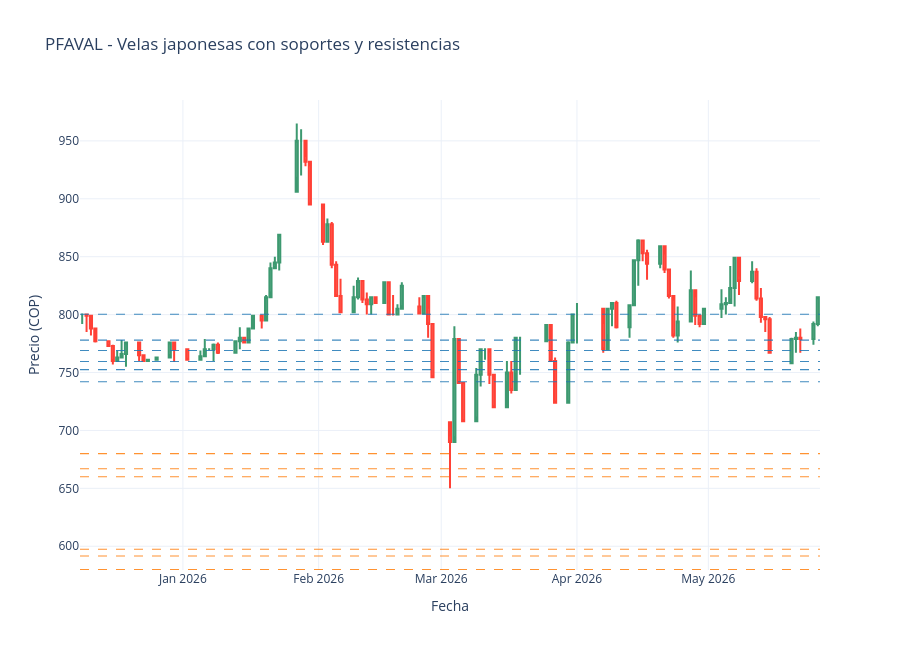

Notebook source saved alongside this figure:
### Markdown cell above
# Gráfica de velas

### Code cell
# Soportes y resistencias + velas japonesas usando df_eval (Plotly)

def detectar_soportes_resistencias(
    df, ventana=3, tolerancia_pct=0.007, max_niveles=6,
    graficar=False, ultimas_barras=120
 ):
    """
    Detecta niveles por pivotes locales y agrupa precios cercanos.
    - ventana: barras a izquierda/derecha para definir pivote
    - tolerancia_pct: umbral de agrupacion (0.007 = 0.7%)
    - graficar: si True, muestra velas + niveles con Plotly
    """
    data = df.sort_values("Fecha").reset_index(drop=True).copy()

    lows = data["Precio mínimo"].values
    highs = data["Precio máximo"].values

    soportes_raw = []
    resistencias_raw = []

    for i in range(ventana, len(data) - ventana):
        low_win = lows[i - ventana : i + ventana + 1]
        high_win = highs[i - ventana : i + ventana + 1]

        if lows[i] == low_win.min():
            soportes_raw.append(float(lows[i]))
        if highs[i] == high_win.max():
            resistencias_raw.append(float(highs[i]))

    def agrupar_niveles(niveles):
        if not niveles:
            return []
        niveles = sorted(niveles)
        grupos = [[niveles[0]]]

        for nivel in niveles[1:]:
            media_grupo = sum(grupos[-1]) / len(grupos[-1])
            if abs(nivel - media_grupo) / media_grupo <= tolerancia_pct:
                grupos[-1].append(nivel)
            else:
                grupos.append([nivel])

        # Centro de cada grupo
        centros = [sum(g) / len(g) for g in grupos]
        return centros

    soportes = agrupar_niveles(soportes_raw)
    resistencias = agrupar_niveles(resistencias_raw)

    # Nos quedamos con niveles mas representativos en el rango de precios
    cierre_min = float(data["Precio cierre"].min())
    cierre_max = float(data["Precio cierre"].max())

    soportes = [s for s in soportes if s <= cierre_max]
    resistencias = [r for r in resistencias if r >= cierre_min]

    # Limitar cantidad para no saturar la grafica
    soportes = sorted(soportes)[-max_niveles:]
    resistencias = sorted(resistencias)[:max_niveles]

    if graficar:
        data_plot = data.tail(ultimas_barras).copy()
        data_plot["Open"] = data_plot["Precio cierre"].shift(1)
        data_plot.iloc[0, data_plot.columns.get_loc("Open")] = data_plot.iloc[0]["Precio cierre"]

        fig = go.Figure(
            data=[
                go.Candlestick(
                    x=data_plot["Fecha"],
                    open=data_plot["Open"],
                    high=data_plot["Precio máximo"],
                    low=data_plot["Precio mínimo"],
                    close=data_plot["Precio cierre"],
                    name="Velas"
                )
            ]
        )

        for s in soportes:
            fig.add_hline(y=s, line=dict(color="#1f77b4", width=1.1, dash="dash"), opacity=0.85)
        for r in resistencias:
            fig.add_hline(y=r, line=dict(color="#ff7f0e", width=1.1, dash="dash"), opacity=0.85)

        fig.update_layout(
            title="PFAVAL - Velas japonesas con soportes y resistencias",
            yaxis_title="Precio (COP)",
            xaxis_title="Fecha",
            xaxis_rangeslider_visible=False,
            template="plotly_white",
            height=650
        )
        fig.show()

    return soportes, resistencias


# Ejecutar sobre df_eval
soportes, resistencias = detectar_soportes_resistencias(
    df_eval,
    ventana=3,
    tolerancia_pct=0.007,
    max_niveles=6,
    graficar=True,
    ultimas_barras=120
)

print("Soportes detectados:", [round(s, 2) for s in soportes])
print("Resistencias detectadas:", [round(r, 2) for r in resistencias])

### Figure 1 — Plotly figure (JSON) as saved in the notebook; plotly's stock layout.template omitted (floating-point values rounded to 4 significant figures)
{"data": [{"close": [800.0, 799.0, 788.0, 777.0, 773.0, 760.0, 763.0, 766.0, 776.0, 765.0, 760.0, 761.0, 763.0, 776.0, 770.0, 761.0, 764.0, 770.0, 770.0, 774.0, 767.0, 777.0, 780.0, 776.0, 788.0, 799.0, 795.0, 815.0, 840.0, 845.0, 869.0, NaN, 906.0, 950.0, 950.0, 932.0, 895.0, 863.0, 878.0, 843.0, 816.0, 802.0, 815.0, 829.0, 813.0, 809.0, 815.0, 810.0, 828.0, 800.0, 800.0, 805.0, 825.0, NaN, 807.0, 801.0, 816.0, 792.0, 746.0, NaN, 707.0, 690.0, 779.0, 741.0, 708.0, 748.0, 770.0, 770.0, 748.0, 720.0, 750.0, 735.0, 780.0, 780.0, NaN, 777.0, 791.0, 760.0, 724.0, 776.0, 800.0, 800.0, NaN, NaN, 805.0, 770.0, 805.0, 810.0, 789.0, 808.0, 847.0, 864.0, 853.0, 844.0, 859.0, 839.0, 816.0, 782.0, 794.0, 821.0, 799.0, 792.0, 805.0, 809.0, 810.0, 823.0, 849.0, 829.0, 837.0, 814.0, 798.0, 796.0, 767.0, NaN, 758.0, 779.0, 780.0, 779.0, 792.0, 815.0], "high": [801.0, 799.0, 788.0, 777.0, 777.0, 774.0, 769.0, 778.0, 776.0, 765.0, 762.0, 761.0, 763.0, 776.0, 770.0, 770.0, 769.0, 779.0, 770.0, 775.0, 776.0, 777.0, 789.0, 780.0, 788.0, 799.0, 800.0, 817.0, 845.0, 850.0, 869.0, 930.0, 906.0, 965.0, 960.0, 936.0, 928.0, 891.0, 883.0, 880.0, 846.0, 831.0, 825.0, 832.0, 829.0, 819.0, 815.0, 810.0, 828.0, 827.0, 817.0, 809.0, 828.0, 825.0, 849.0, 815.0, 816.0, 805.0, 792.0, 800.0, 741.0, 695.0, 790.0, 753.0, 741.0, 754.0, 770.0, 770.0, 767.0, 744.0, 760.0, 760.0, 780.0, 780.0, 785.0, 781.0, 792.0, 779.0, 763.0, 777.0, 800.0, 810.0, NaN, NaN, 805.0, 792.0, 805.0, 810.0, 812.0, 808.0, 847.0, 865.0, 864.0, 856.0, 859.0, 852.0, 838.0, 812.0, 807.0, 838.0, 815.0, 800.0, 805.0, 822.0, 815.0, 842.0, 849.0, 833.0, 846.0, 840.0, 823.0, 798.0, 798.0, NaN, 793.0, 780.0, 785.0, 788.0, 794.0, 815.0], "low": [792.0, 785.0, 782.0, 776.0, 772.0, 757.0, 761.0, 766.0, 755.0, 760.0, 760.0, 760.0, 762.0, 766.0, 759.0, 761.0, 761.0, 770.0, 770.0, 760.0, 766.0, 767.0, 770.0, 776.0, 776.0, 799.0, 788.0, 799.0, 820.0, 842.0, 838.0, 930.0, 865.0, 919.0, 920.0, 928.0, 895.0, 860.0, 863.0, 840.0, 816.0, 802.0, 804.0, 813.0, 810.0, 800.0, 800.0, 810.0, 828.0, 800.0, 800.0, 800.0, 808.0, 825.0, 806.0, 800.0, 800.0, 780.0, 746.0, 800.0, 693.0, 650.0, 695.0, 740.0, 708.0, 712.0, 738.0, 761.0, 740.0, 720.0, 743.0, 732.0, 750.0, 748.0, 772.0, 752.0, 790.0, 760.0, 724.0, 726.0, 775.0, 775.0, NaN, NaN, 771.0, 767.0, 783.0, 790.0, 788.0, 780.0, 810.0, 825.0, 846.0, 830.0, 840.0, 836.0, 814.0, 780.0, 776.0, 795.0, 791.0, 789.0, 791.0, 797.0, 800.0, 814.0, 807.0, 817.0, 827.0, 812.0, 793.0, 785.0, 767.0, NaN, 753.0, 759.0, 767.0, 767.0, 774.0, 790.0], "name": "Velas", "open": [800.0, 800.0, 799.0, 788.0, 777.0, 773.0, 760.0, 763.0, 766.0, 776.0, 765.0, 760.0, 761.0, 763.0, 776.0, 770.0, 761.0, 764.0, 770.0, 770.0, 774.0, 767.0, 777.0, 780.0, 776.0, 788.0, 799.0, 795.0, 815.0, 840.0, 845.0, 869.0, NaN, 906.0, 950.0, 950.0, 932.0, 895.0, 863.0, 878.0, 843.0, 816.0, 802.0, 815.0, 829.0, 813.0, 809.0, 815.0, 810.0, 828.0, 800.0, 800.0, 805.0, 825.0, NaN, 807.0, 801.0, 816.0, 792.0, 746.0, NaN, 707.0, 690.0, 779.0, 741.0, 708.0, 748.0, 770.0, 770.0, 748.0, 720.0, 750.0, 735.0, 780.0, 780.0, NaN, 777.0, 791.0, 760.0, 724.0, 776.0, 800.0, 800.0, NaN, NaN, 805.0, 770.0, 805.0, 810.0, 789.0, 808.0, 847.0, 864.0, 853.0, 844.0, 859.0, 839.0, 816.0, 782.0, 794.0, 821.0, 799.0, 792.0, 805.0, 809.0, 810.0, 823.0, 849.0, 829.0, 837.0, 814.0, 798.0, 796.0, 767.0, NaN, 758.0, 779.0, 780.0, 779.0, 792.0], "type": "candlestick", "x": ["2025-12-09T00:00:00.000000", "2025-12-10T00:00:00.000000", "2025-12-11T00:00:00.000000", "2025-12-12T00:00:00.000000", "2025-12-15T00:00:00.000000", "2025-12-16T00:00:00.000000", "2025-12-17T00:00:00.000000", "2025-12-18T00:00:00.000000", "2025-12-19T00:00:00.000000", "2025-12-22T00:00:00.000000", "2025-12-23T00:00:00.000000", "2025-12-24T00:00:00.000000", "2025-12-26T00:00:00.000000", "2025-12-29T00:00:00.000000", "2025-12-30T00:00:00.000000", "2026-01-02T00:00:00.000000", "2026-01-05T00:00:00.000000", "2026-01-06T00:00:00.000000", "2026-01-07T00:00:00.000000", "2026-01-08T00:00:00.000000", "2026-01-09T00:00:00.000000", "2026-01-13T00:00:00.000000", "2026-01-14T00:00:00.000000", "2026-01-15T00:00:00.000000", "2026-01-16T00:00:00.000000", "2026-01-17T00:00:00.000000", "2026-01-19T00:00:00.000000", "2026-01-20T00:00:00.000000", "2026-01-21T00:00:00.000000", "2026-01-22T00:00:00.000000", "2026-01-23T00:00:00.000000", "2026-01-24T00:00:00.000000", "2026-01-26T00:00:00.000000", "2026-01-27T00:00:00.000000", "2026-01-28T00:00:00.000000", "2026-01-29T00:00:00.000000", "2026-01-30T00:00:00.000000", "2026-02-02T00:00:00.000000", "2026-02-03T00:00:00.000000", "2026-02-04T00:00:00.000000", "2026-02-05T00:00:00.000000", "2026-02-06T00:00:00.000000", "2026-02-09T00:00:00.000000", "2026-02-10T00:00:00.000000", "2026-02-11T00:00:00.000000", "2026-02-12T00:00:00.000000", "2026-02-13T00:00:00.000000", "2026-02-14T00:00:00.000000", "2026-02-16T00:00:00.000000", "2026-02-17T00:00:00.000000", "2026-02-18T00:00:00.000000", "2026-02-19T00:00:00.000000", "2026-02-20T00:00:00.000000", "2026-02-21T00:00:00.000000", "2026-02-23T00:00:00.000000", "2026-02-24T00:00:00.000000", "2026-02-25T00:00:00.000000", "2026-02-26T00:00:00.000000", "2026-02-27T00:00:00.000000", "2026-02-28T00:00:00.000000", "2026-03-02T00:00:00.000000", "2026-03-03T00:00:00.000000", "2026-03-04T00:00:00.000000", "2026-03-05T00:00:00.000000", "2026-03-06T00:00:00.000000", "2026-03-09T00:00:00.000000", "2026-03-10T00:00:00.000000", "2026-03-11T00:00:00.000000", "2026-03-12T00:00:00.000000", "2026-03-13T00:00:00.000000", "2026-03-16T00:00:00.000000", "2026-03-17T00:00:00.000000", "2026-03-18T00:00:00.000000", "2026-03-19T00:00:00.000000", "2026-03-20T00:00:00.000000", "2026-03-24T00:00:00.000000", "2026-03-25T00:00:00.000000", "2026-03-26T00:00:00.000000", "2026-03-27T00:00:00.000000", "2026-03-30T00:00:00.000000", "2026-03-31T00:00:00.000000", "2026-04-01T00:00:00.000000", "2026-04-02T00:00:00.000000", "2026-04-03T00:00:00.000000", "2026-04-06T00:00:00.000000", "2026-04-07T00:00:00.000000", "2026-04-08T00:00:00.000000", "2026-04-09T00:00:00.000000", "2026-04-10T00:00:00.000000", "2026-04-13T00:00:00.000000", "2026-04-14T00:00:00.000000", "2026-04-15T00:00:00.000000", "2026-04-16T00:00:00.000000", "2026-04-17T00:00:00.000000", "2026-04-20T00:00:00.000000", "2026-04-21T00:00:00.000000", "2026-04-22T00:00:00.000000", "2026-04-23T00:00:00.000000", "2026-04-24T00:00:00.000000", "2026-04-27T00:00:00.000000", "2026-04-28T00:00:00.000000", "2026-04-29T00:00:00.000000", "2026-04-30T00:00:00.000000", "2026-05-04T00:00:00.000000", "2026-05-05T00:00:00.000000", "2026-05-06T00:00:00.000000", "2026-05-07T00:00:00.000000", "2026-05-08T00:00:00.000000", "2026-05-11T00:00:00.000000", "2026-05-12T00:00:00.000000", "2026-05-13T00:00:00.000000", "2026-05-14T00:00:00.000000", "2026-05-15T00:00:00.000000", "2026-05-18T00:00:00.000000", "2026-05-19T00:00:00.000000", "2026-05-20T00:00:00.000000", "2026-05-21T00:00:00.000000", "2026-05-22T00:00:00.000000", "2026-05-25T00:00:00.000000", "2026-05-26T00:00:00.000000"]}], "layout": {"height": 650, "shapes": [{"line": {"color": "#1f77b4", "dash": "dash", "width": 1.1}, "opacity": 0.85, "type": "line", "x0": 0, "x1": 1, "xref": "x domain", "y0": 742, "y1": 742, "yref": "y"}, {"line": {"color": "#1f77b4", "dash": "dash", "width": 1.1}, "opacity": 0.85, "type": "line", "x0": 0, "x1": 1, "xref": "x domain", "y0": 752.5, "y1": 752.5, "yref": "y"}, {"line": {"color": "#1f77b4", "dash": "dash", "width": 1.1}, "opacity": 0.85, "type": "line", "x0": 0, "x1": 1, "xref": "x domain", "y0": 759.5, "y1": 759.5, "yref": "y"}, {"line": {"color": "#1f77b4", "dash": "dash", "width": 1.1}, "opacity": 0.85, "type": "line", "x0": 0, "x1": 1, "xref": "x domain", "y0": 769, "y1": 769, "yref": "y"}, {"line": {"color": "#1f77b4", "dash": "dash", "width": 1.1}, "opacity": 0.85, "type": "line", "x0": 0, "x1": 1, "xref": "x domain", "y0": 778, "y1": 778, "yref": "y"}, {"line": {"color": "#1f77b4", "dash": "dash", "width": 1.1}, "opacity": 0.85, "type": "line", "x0": 0, "x1": 1, "xref": "x domain", "y0": 800.3, "y1": 800.3, "yref": "y"}, {"line": {"color": "#ff7f0e", "dash": "dash", "width": 1.1}, "opacity": 0.85, "type": "line", "x0": 0, "x1": 1, "xref": "x domain", "y0": 580, "y1": 580, "yref": "y"}, {"line": {"color": "#ff7f0e", "dash": "dash", "width": 1.1}, "opacity": 0.85, "type": "line", "x0": 0, "x1": 1, "xref": "x domain", "y0": 591.6, "y1": 591.6, "yref": "y"}, {"line": {"color": "#ff7f0e", "dash": "dash", "width": 1.1}, "opacity": 0.85, "type": "line", "x0": 0, "x1": 1, "xref": "x domain", "y0": 597.5, "y1": 597.5, "yref": "y"}, {"line": {"color": "#ff7f0e", "dash": "dash", "width": 1.1}, "opacity": 0.85, "type": "line", "x0": 0, "x1": 1, "xref": "x domain", "y0": 660, "y1": 660, "yref": "y"}, {"line": {"color": "#ff7f0e", "dash": "dash", "width": 1.1}, "opacity": 0.85, "type": "line", "x0": 0, "x1": 1, "xref": "x domain", "y0": 667, "y1": 667, "yref": "y"}, {"line": {"color": "#ff7f0e", "dash": "dash", "width": 1.1}, "opacity": 0.85, "type": "line", "x0": 0, "x1": 1, "xref": "x domain", "y0": 680, "y1": 680, "yref": "y"}], "title": {"text": "PFAVAL - Velas japonesas con soportes y resistencias"}, "xaxis": {"rangeslider": {"visible": false}, "title": {"text": "Fecha"}}, "yaxis": {"title": {"text": "Precio (COP)"}}}}
